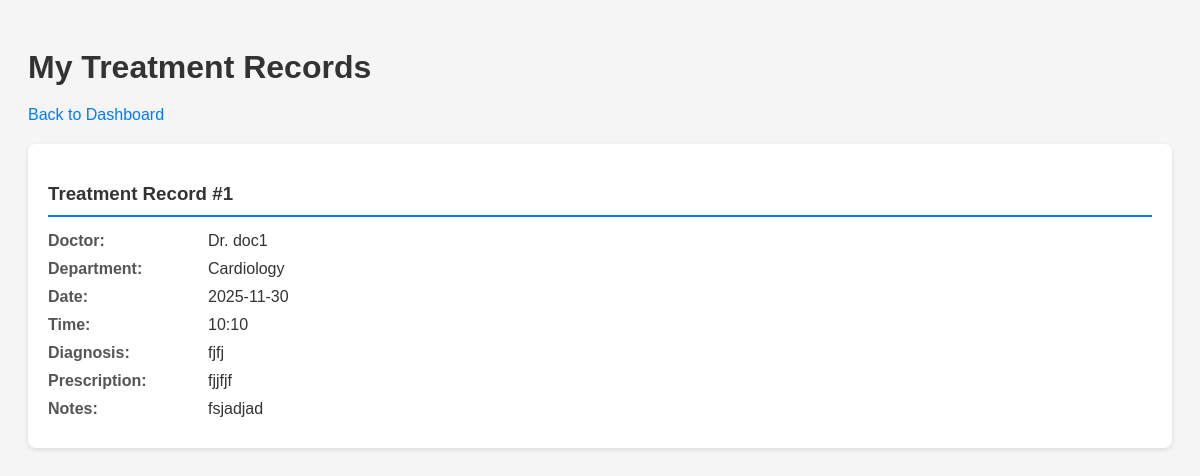
The page /patient/treatments (signed in) on the database its author committed.
### app.py (models this page shows, shortened)
class Treatment(db.Model):
    __tablename__ = 'treatment'
    id = db.Column(db.Integer, primary_key=True, autoincrement=True)
    appointment_id = db.Column(db.Integer, db.ForeignKey('appointment.id'), nullable=False)
    diagnosis = db.Column(db.String(255))
    prescription = db.Column(db.String(255))
    notes = db.Column(db.String(255))
    appointment = db.relationship('Appointment', backref='treatment')

class User(db.Model):
    __tablename__ = 'user'
    id = db.Column(db.Integer, primary_key=True, autoincrement=True)
    username = db.Column(db.String(100), unique=True, nullable=False)
    password = db.Column(db.String(100), nullable=False)
    role = db.Column(db.String(20), nullable=False)  # admin, doctor, patient
    contact = db.Column(db.String(50), nullable=True)

class Department(db.Model):
    __tablename__ = 'department'
    id = db.Column(db.Integer, primary_key=True, autoincrement=True)
    name = db.Column(db.String(100), unique=True, nullable=False)
    description = db.Column(db.String(255))

class Appointment(db.Model):
    __tablename__ = 'appointment'
    id = db.Column(db.Integer, primary_key=True, autoincrement=True)
    patient_id = db.Column(db.Integer, db.ForeignKey('patient.id'), nullable=False)
    doctor_id = db.Column(db.Integer, db.ForeignKey('doctor.id'), nullable=False)
    date = db.Column(db.String(20), nullable=False)
    time = db.Column(db.String(20), nullable=False)
    status = db.Column(db.String(20), default='Booked', nullable=False)
    patient = db.relationship('Patient', backref='appointments')
    doctor = db.relationship('Doctor', backref='appointments')
    __table_args__ = (db.UniqueConstraint('doctor_id', 'date', 'time', name='_doctor_appointment_uc'),)

### app.py (the view)
@app.route('/patient/treatments')
def view_treatments():
    if 'user_id' not in session or session.get('role') != 'patient':
        flash('Access denied', 'error')
        return redirect(url_for('login'))
    patient = Patient.query.filter_by(user_id=session['user_id']).first()
    appointments = Appointment.query.filter_by(patient_id=patient.id, status='Completed').all()
    treatments_data = []
    for appointment in appointments:
        treatment = Treatment.query.filter_by(appointment_id=appointment.id).first()
        if treatment:
            treatments_data.append({'appointment': appointment, 'treatment': treatment})
    return render_template('view_treatments.html', treatments_data=treatments_data)

### templates/view_treatments.html (shortened to what this page needs)
<!DOCTYPE html>
<html lang="en">
<head>
</head>
<body>
    <h1>My Treatment Records</h1>
    <div style="margin-bottom: 20px;">
        <a href="/patient/dashboard">Back to Dashboard</a>
    </div>
    {% if treatments_data %}
        {% for item in treatments_data %}
        <div class="treatment-card">
            <h3>Treatment Record #{{ item.treatment.id }}</h3>
            <div class="treatment-info">
                <div class="treatment-label">Doctor:</div>
                <div class="treatment-value">Dr. {{ item.appointment.doctor.user.username }}</div>
            </div>
            <div class="treatment-info">
                <div class="treatment-label">Department:</div>
                <div class="treatment-value">{{ item.appointment.doctor.department.name }}</div>
            </div>
            <div class="treatment-info">
                <div class="treatment-label">Date:</div>
                <div class="treatment-value">{{ item.appointment.date }}</div>
            </div>
            <div class="treatment-info">
                <div class="treatment-label">Time:</div>
                <div class="treatment-value">{{ item.appointment.time }}</div>
            </div>
            <div class="treatment-info">
                <div class="treatment-label">Diagnosis:</div>
                <div class="treatment-value">{{ item.treatment.diagnosis or 'N/A' }}</div>
            </div>
            <div class="treatment-info">
                <div class="treatment-label">Prescription:</div>
                <div class="treatment-value">{{ item.treatment.prescription or 'N/A' }}</div>
            </div>
            <div class="treatment-info">
                <div class="treatment-label">Notes:</div>
                <div class="treatment-value">{{ item.treatment.notes or 'N/A' }}</div>
            </div>
        </div>
        {% endfor %}
    {% else %}
    <div class="no-treatments">
        <h3>No treatment records found</h3>
        <p>You don't have any completed treatments yet.</p>
    </div>
    {% endif %}
</body>
</html>

### templates/view_treatments.html (style rules this page uses)
body { font-family: Arial, sans-serif; padding: 20px; background-color: #f5f5f5; }
h1 { color: #333; margin-bottom: 20px; }
a { color: #007bff; text-decoration: none; }
.treatment-card { background: white; border-radius: 8px; padding: 20px; margin-bottom: 20px; box-shadow: 0 2px 5px rgba(0,0,0,0.1); }
.treatment-card h3 { color: #333; margin-bottom: 15px; border-bottom: 2px solid #007bff; padding-bottom: 10px; }
.treatment-info { display: grid; grid-template-columns: 150px 1fr; gap: 10px; margin-bottom: 10px; }
.treatment-label { font-weight: bold; color: #555; }
.treatment-value { color: #333; }

### rows shown on the page
Treatment: treatment.id "1", treatment "fjfj", treatment "fjjfjf", treatment "fsjadjad"
User: appointment.doctor.user.username "doc1"
Department: appointment.doctor.department.name "Cardiology"
Appointment: appointment "2025-11-30", appointment.time "10:10"
